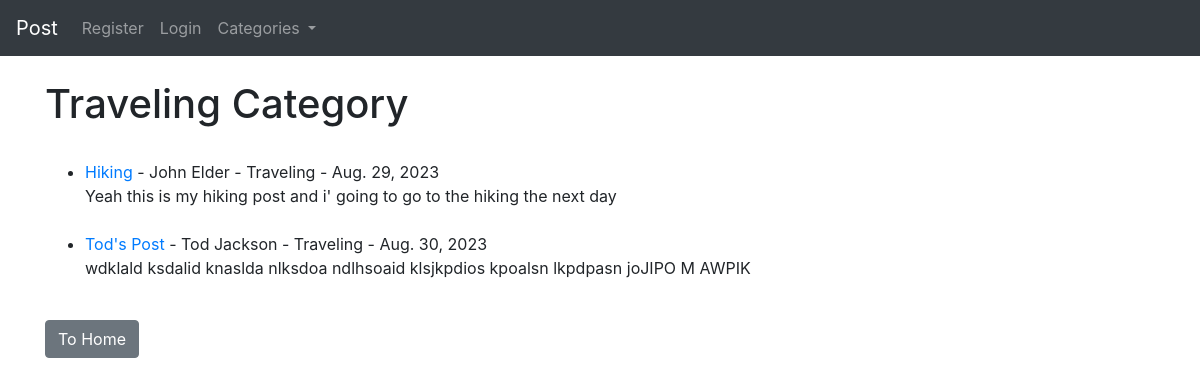
Page /category/Traveling/ on the committed database.
### theblog/models.py (models this page shows, shortened)
class Post(models.Model):
    title = models.CharField(max_length=255)
    title_tag = models.CharField(max_length=255, default="Coding")
    author = models.ForeignKey(User, on_delete=models.CASCADE)
    body = models.TextField()
    post_date = models.DateTimeField(auto_now_add=True)
    category = models.CharField(max_length=255, default="Codding")
    likes = models.ManyToManyField(User, related_name="blog_posts")

### theblog/views.py (the view)
# urls.py: path('category/<str:cats>/', category_view, name='category'),
def category_view(request, cats):
    category_posts = Post.objects.filter(category=cats)
    cat_menu = Category.objects.all()
    context = {
        'cats': cats,
        'category_posts': category_posts,
        'cat_menu': cat_menu
    }
    return render(request, "categories.html", context)

### theblog/models.py (called while the page is built)
    def __str__(self):
        return self.name

### theblog/templates/categories.html (shortened to what this page needs)
{% extends 'base.html' %}
{% block content %}
{% if category_posts %}
    <br>
    <h1>{{ cats }} Category</h1><br>
    <ul>
        {% for post in category_posts %}
            <li>
                <a href="{% url 'article_detail' post.pk %}">{{ post.title }}</a>
                - {{ post.author.first_name }} {{ post.author.last_name }}
                - {{ post.category }}
                - {{ post.post_date|date }}<br>
                {{ post.body|slice:":200" }}
            </li>
            <br>
        {% endfor %}
    </ul>
{% else %}
    <h3>Sorry this page does not exist.</h3>
{% endif %}
    <a class="btn btn-secondary" href="{% url 'home' %}">To Home</a>
{% endblock %}

### rows in the picture
Post: title "Hiking", author.first_name "John", author.last_name "Elder", category "Traveling", post_date "Aug. 29, 2023", body "Yeah this is my hiking post and i' going to go to the hiking the next day"
Post: title "Tod's Post", author.first_name "Tod", author.last_name "Jackson", category "Traveling", post_date "Aug. 30, 2023", body "wdklald ksdalid knaslda nlksdoa ndlhsoaid klsjkpdios kpoalsn lkpdpasn joJIPO M AWPIK"

### other values in the picture
{{ cats }} "Traveling"
